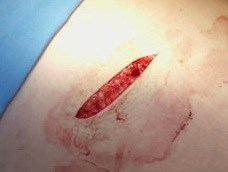
#> input picture sample/1incision_1.jpg, 228 x 172 px; its folder holds only this picture in this run; the run also reads 1 picture not shown here
$ python main_fig.py
#> lines starting #> are read from the running program, lines starting #| are printed output that depends on the picture
#> in read_img, img is the input picture: shape (172, 228, 3); mean B, G, R 150.7, 161.4, 180.6
#codeing:utf-8
# -*- coding: utf-8 -*-

import os, sys, time
import cv2 as cv
from PIL import Image
import numpy as np
np.set_printoptions(threshold=np.inf)
import pandas as pd
import math
import cmath
import matplotlib.pyplot as plt
import glob
from statistics import mean, stdev
import seaborn as sns
import csv
import collections as cl
import copy

#研究室で研究するとき
#path = "./sample/incision_1.jpg"

#ノートパソコンで研究するとき
path = "D:\Sotsuken\Sotsuken_repo\sample\\*"

N = 1000

thresh = 1.0E-10


#
#画像処理
#
#

def edge_detection(img):
	tmp_img = cv.cvtColor(img, cv.COLOR_BGR2GRAY)#グレースケールに変換
	tmp_img = cv.GaussianBlur(tmp_img, (5, 5), 3)#ガウシアンフィルタ
	tmp_img = cv.GaussianBlur(tmp_img, (5, 5), 3)#ガウシアンフィルタ
	tmp_img = cv.bilateralFilter(tmp_img, 15, 20, 20)#バイラテラルフィルタをかける
	tmp_img = cv.GaussianBlur(tmp_img, (5, 5), 3)#ガウシアンフィルタ
	tmp_img = cv.Canny(tmp_img, 50, 110)#エッジ検出
	return tmp_img

# [11 lines left out: function equal_list, not called in this run]


def find_gravity_r(img):#HSVカラーモデルから重心を探す
	hsv = cv.cvtColor(img, cv.COLOR_BGR2HSV_FULL)
#> hsv: shape (172, 228, 3); mean H, S, V 41.6, 69.7, 190.8
	h = hsv[:, :, 0]#色相(赤の範囲は256段階の200～20と定義するfromhttps://qiita.com/odaman68000/items/ae28cf7bdaf4fa13a65b)
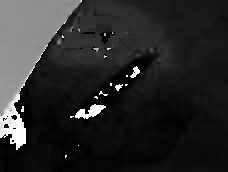
#> h: shape (172, 228); min 0, max 255, mean 41.6
	s = hsv[:, :, 1]
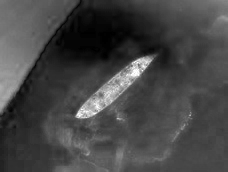
#> s: shape (172, 228); min 0, max 255, mean 69.7
	mask = np.zeros(h.shape, dtype=np.uint8)
	mask[((h < 20) | (h > 200)) & (s > 128)] = 255

	#輪郭を作るうえで塊ごとに配列化する
	contours, _ = cv.findContours(mask, cv.RETR_TREE, cv.CHAIN_APPROX_SIMPLE)

	rects = []
	for contour in contours:#contourには輪郭をなすピクセルの情報が入っている
		approx = cv.convexHull(contour)#凸凹のある塊を内包する凸上の形状を算出して２Dポリゴンに
		rect = cv.boundingRect(approx)#袋状になったポリゴンがすっぽり入る四角を計算する
		rects.append(np.array(rect))

	#for rect in rects:
	#	cv.rectangle(img, tuple(rect[0:2]), tuple(rect[0:2] + rect[2:4]), (0, 0, 255), thickness=2)
	#	cv.imshow('red', img)

	#最大の四角を見つける
	result_rect = max(rects, key=(lambda x: x[2] * x[3]))

	#cv.rectangle(img, tuple(result_rect[0:2]), tuple(result_rect[0:2] + result_rect[2:4]), (0, 255, 0), thickness=2)
	#print(result_rect)
	#re_img = img[ result_rect[1] : result_rect[1] + result_rect[3], result_rect[0] : result_rect[0] + result_rect[2]]

	x = result_rect[0] + int(round(result_rect[2]/2))
	y = result_rect[1] + int(round(result_rect[3]/2))
	#cv.imshow('re_red', re_img)
	g_point = np.array([x, y])

	return g_point, result_rect

def detect_figure(img):#重心を使って最短辺から最長辺を求める

	global binary_image#2値画像

	flag = ""#切創のようなエッジの取りやすい傷でないときに利用
	g_point, rect = find_gravity_r(img)
#> g_point = [114, 88]; rect = [75, 56, 78, 63]
	tmp_img = edge_detection(img)
#> in edge_detection, `tmp_img = cv.cvtColor(img, cv.COLOR_BGR2GRAY)#グレースケールに変換`:
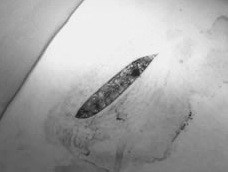
#> tmp_img: shape (172, 228); min 25, max 250, mean 166
#> (the rest of the program and of its run is left out)
